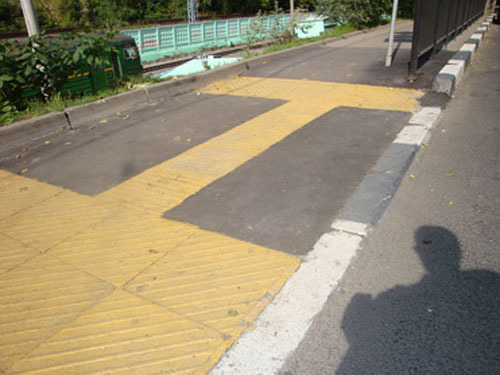
#> input picture Samples/ShadowImages/footpath.png, 500 x 375 px
$ jupyter execute --allow-errors ShadowRemoval.ipynb   (shell and % lines are left out)
#> lines starting #> are read from the running program, lines starting #| are printed output that depends on the picture
# Shadow Removal

## Setup

[cell 1]
import cv2
import numpy as np
import matplotlib.pyplot as plt

import os

import closed_form_matting

## Input Image and Build Soft Mask through Matting

[cell 2]
image = 'road_shadow.png'
image = 'crossing.png'

image = 'road2.png'

image = 'grass.png'
image = 'nail.png'
image = 'lawn.png'

image = 'z10.png'
image = 'snow.png'

image = 'tennis.png'

image = 'snow.png'
image = 'footpath.png'


shadow_img = cv2.cvtColor(cv2.imread('Samples/ShadowImages/' + image), cv2.COLOR_BGR2RGB).astype('double') / 255.0
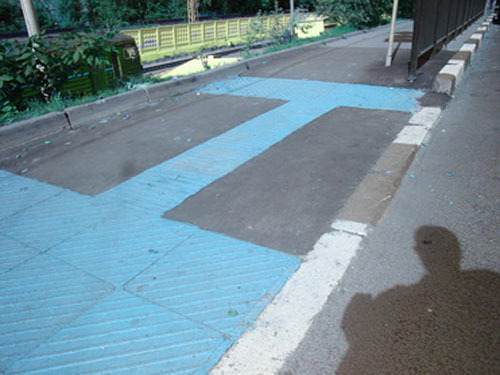
#> shadow_img: shape (375, 500, 3) float64; mean B, G, R 0.588, 0.545, 0.444
plt.figure()
plt.imshow(shadow_img)
plt.show()


hard_mask = cv2.cvtColor(cv2.imread('Samples/HardMasks/' + image), cv2.COLOR_BGR2RGB).astype('double') / 255.0
plt.imshow(hard_mask)
plt.show()

scribbles = cv2.imread('Samples/Scribbles/' + image, cv2.IMREAD_COLOR) / 255.0
#> (the rest of this cell did not finish here and is left out)
